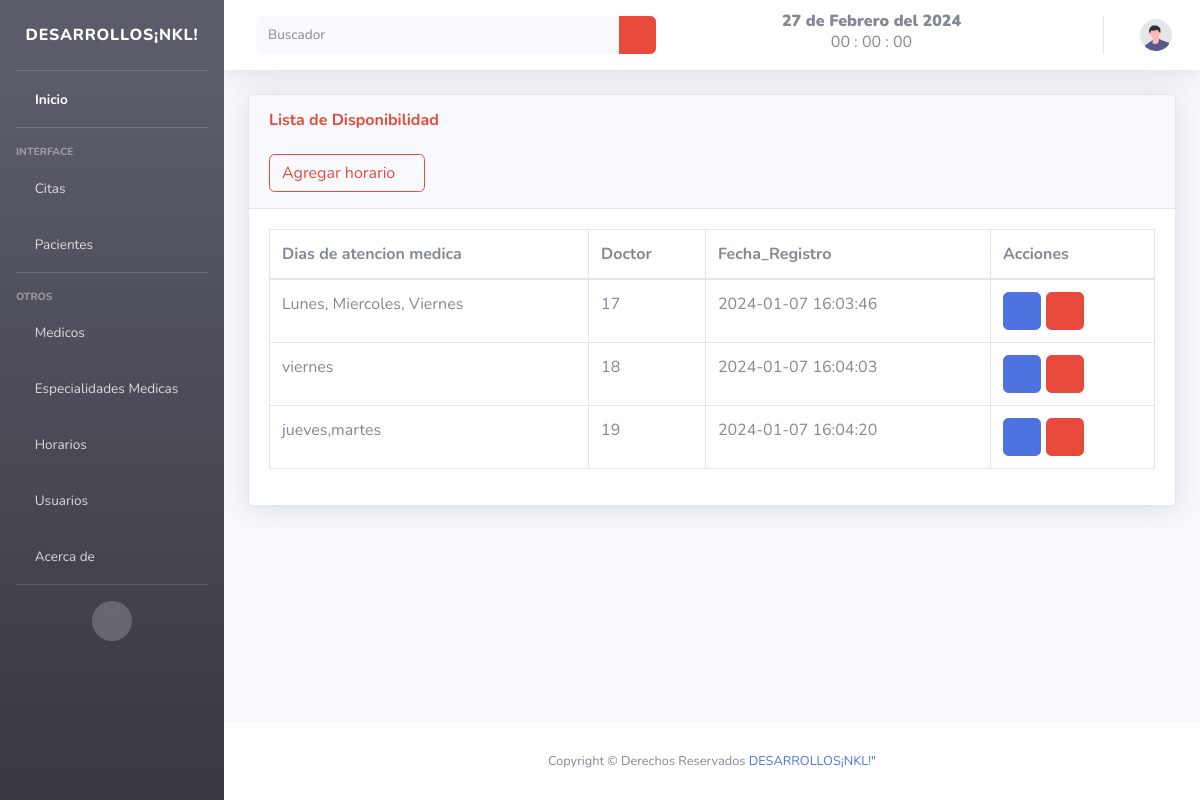
The page /views/horarios.php (signed in) on the database its author committed.
### tables this page shows
CREATE TABLE `horario` (
  `id` int(11) NOT NULL,
  `dias` varchar(50) NOT NULL,
  `id_doctor` int(11) NOT NULL,
  `fecha` timestamp NOT NULL DEFAULT current_timestamp()
);

### views/horarios.php (the view, shortened to what this page needs)
<!DOCTYPE html>
<html lang="en">
<head>
</head>
<?php include "../includes/header.php"; ?>
<body id="page-top">
    <div class="container-fluid">
        <div class="card shadow mb-4">
            <div class="card-header py-3">
                <h6 class="m-0 font-weight-bold text-danger">Lista de Disponibilidad</h6>
                <br>
                <button type="button" class="btn btn-outline-danger" data-toggle="modal" data-target="#horario">
                    <span class="glyphicon glyphicon-plus"></span> Agregar horario <i class="fa fa-sticky-note" aria-hidden="true"></i> </a></button>
            </div>
            <div class="card-body">
                <div class="table-responsive">
                    <table class="table table-bordered" id="dataTable" width="100%" cellspacing="0">
                        <thead>
                            <tr>
                                <th>Dias de atencion medica</th>
                                <th>Doctor</th>
                                <th>Fecha_Registro</th>
                                <th>Acciones</th>
                            </tr>
                        </thead>
                        <?php
                        include "../includes/db.php";
                        $result = mysqli_query($conexion, "SELECT * FROM horario ");
                        while ($fila = mysqli_fetch_assoc($result)) :
                        ?>
                            <tr>
                                <td><?php echo $fila['dias']; ?></td>
                                <td><?php echo $fila['id_doctor']; ?></td>
                                <td><?php echo $fila['fecha']; ?></td>
                                <td>
                                    <a class="btn btn-primary" href="../includes/editar_horario.php?id=<?php echo $fila['id'] ?> ">
                                        <i class="fa fa-edit "></i> </a>
                                    <a href="../includes/eliminar_horario.php?id=<?php echo $fila['id'] ?> " class="btn btn-danger btn-del">
                                        <i class="fa fa-trash "></i></a></button>
                                </td>
                            </tr>
                        <?php endwhile; ?>
                    </table>
                </div>
            </div>
        </div>
    </div>
    <?php include "../includes/footer.php"; ?>
</body>
</html>

### rows shown on the page
horario: dias "Lunes, Miercoles, Viernes", id_doctor "17", fecha "2024-01-07 16:03:46"
horario: dias "viernes", id_doctor "18", fecha "2024-01-07 16:04:03"
horario: dias "jueves,martes", id_doctor "19", fecha "2024-01-07 16:04:20"

### other values the page prints
fecha() "27 de Febrero del 2024"
